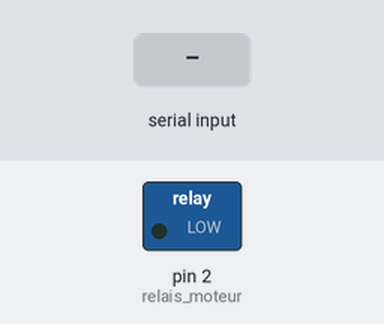
A sketch run on a simulated Arduino Uno, built with avr-gcc and run on an emulated ATmega328P. Shown: switched loads named in the sketch (green lamp = pin HIGH). The test bench sets the inputs (shaded band).

Above: at 1.2 s.
1.3 s: "R" received over Serial
At 1.7 s:
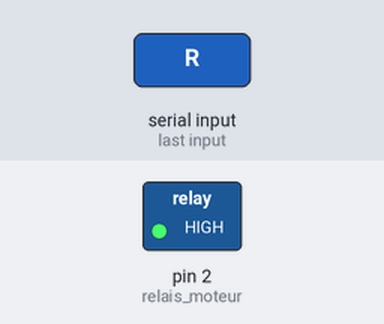
Timing chart, 0 to 4.3 s (numbered marks = the images above; inputs shaded):
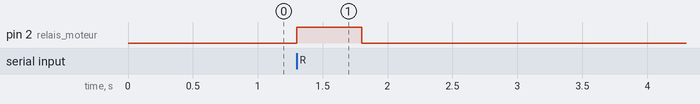

Measured:
- after the input at 1.3 s, pin 2 (relais_moteur): LOW → HIGH at once, → LOW 0.50 s later

The sketch:

motor.ino
```cpp
// const int bouton = 2; // the button is connected to pin 2 of the Adruino board
const int relais_moteur = 2; // the relay is connected to pin 3 of the Adruino board
int etatBouton;
unsigned long currentMillis = 0;
const long interval = 500;

void setup()
{
  Serial.begin(9600);
  // pinMode(bouton, INPUT);
  pinMode(relais_moteur, OUTPUT);
}

void loop()
{

  // Check if data is received
  if (Serial.available() > 0)
  {
    char command = Serial.read(); // Read the received command

    if (command == 'R') {
      digitalWrite(relais_moteur, HIGH);
      // currentMillis = millis();
      delay(500);
      digitalWrite(relais_moteur, LOW);
      delay(500);
    }

    // other method (does not work) :
    // if (command == 'R') {
    //   digitalWrite(relais_moteur, HIGH);
    //   currentMillis = millis();
    // }
    // if (currentMillis != 0 && millis() - currentMillis > interval)
    // {
    //   digitalWrite(relais_moteur, LOW);
    //   currentMillis = 0;
    // }
    delay(10);
  }
}
```
